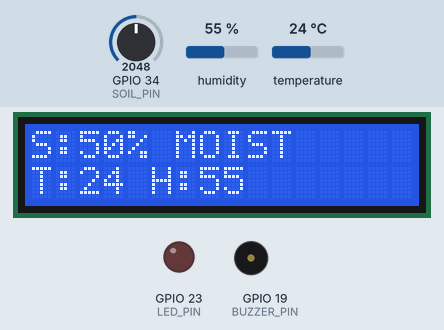
Recording of a sketch running on a simulated ESP32. Parts: 16×2 character LCD, output pins drawn as LEDs (lit = HIGH), buzzer (waves = sounding, pin HIGH). The inputs (shaded band) are chosen by the test bench; at power-on: GPIO 34 (SOIL_PIN) = 2048, humidity 55 %, temperature 24 °C. What the sketch prints to the serial monitor is not drawn.

Above: at 1.2 s.
1.3 s: GPIO 34 (SOIL_PIN) set to 1287
At 3.3 s:
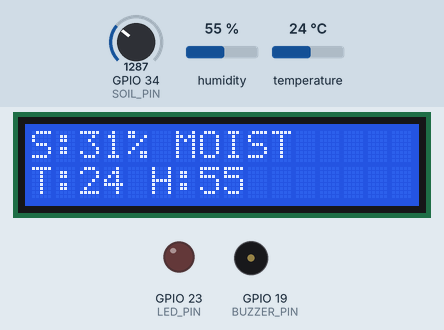
3.6 s: GPIO 34 (SOIL_PIN) set to 1202
At 5.3 s:
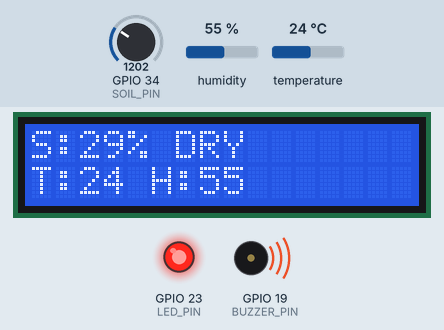
5.6 s: GPIO 34 (SOIL_PIN) set to 3603
At 7.4 s:
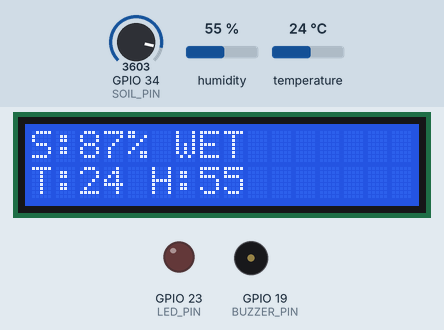
7.7 s: humidity set to 22 %
At 9.4 s:
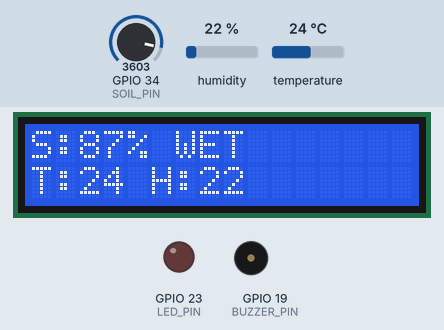
9.7 s: temperature set to 12 °C
At 11.5 s:
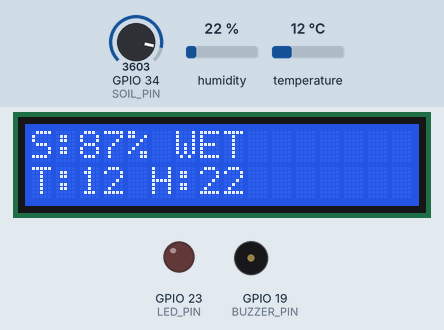
11.8 s: humidity set to 40 %
At 13.8 s:
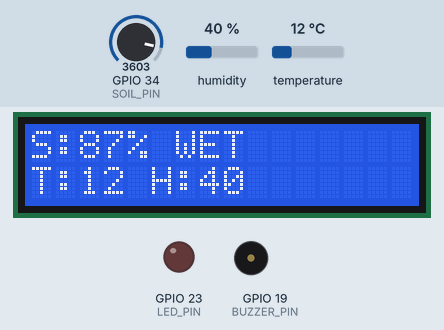
Timing chart, 0 to 14.8 s (numbered marks = the images above; inputs shaded):
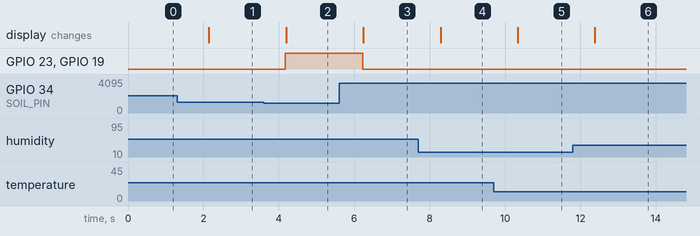

Measured:
- the behaviour switches between 1229 and 1228 on GPIO 34 (SOIL_PIN) (found by bisection; images 1 and 2)
- after the input at 1.3 s, the display: changes after 0.84 s (image 1)
- after the input at 3.6 s, GPIO 23 (LED_PIN), GPIO 19 (BUZZER_PIN): LOW → HIGH after 0.57 s; the display: changes after 0.59 s (image 2)
- after the input at 5.6 s, GPIO 23 (LED_PIN), GPIO 19 (BUZZER_PIN): HIGH → LOW after 0.62 s; the display: changes after 0.64 s (image 3)
- after the input at 7.7 s, the display: changes after 0.59 s (image 4)
- after the input at 9.7 s, the display: changes after 0.64 s (image 5)
- after the input at 11.8 s, the display: changes after 0.59 s (image 6)

The sketch:

sketch.ino
```cpp
#include <Wire.h>
#include <LiquidCrystal_I2C.h>
#include <DHT.h>

#define DHTPIN 4
#define DHTTYPE DHT22

#define SOIL_PIN 34
#define LED_PIN 23
#define BUZZER_PIN 19

LiquidCrystal_I2C lcd(0x27, 16, 2);
DHT dht(DHTPIN, DHTTYPE);

void setup() {

  Serial.begin(115200);

  pinMode(LED_PIN, OUTPUT);
  pinMode(BUZZER_PIN, OUTPUT);

  lcd.init();
  lcd.backlight();

  dht.begin();
}

void loop() {

  // Read Sensors
  float temp = dht.readTemperature();
  float hum = dht.readHumidity();

  int soilValue = analogRead(SOIL_PIN);
  int soilPercent = map(soilValue, 0, 4095, 0, 100);

  String status;

  if (soilPercent < 30) {
    status = "DRY";
    digitalWrite(LED_PIN, HIGH);
    digitalWrite(BUZZER_PIN, HIGH);
  }
  else if (soilPercent < 70) {
    status = "MOIST";
    digitalWrite(LED_PIN, LOW);
    digitalWrite(BUZZER_PIN, LOW);
  }
  else {
    status = "WET";
    digitalWrite(LED_PIN, LOW);
    digitalWrite(BUZZER_PIN, LOW);
  }

  // Serial Monitor
  Serial.print("Temperature: ");
  Serial.print(temp);
  Serial.print(" C  ");

  Serial.print("Humidity: ");
  Serial.print(hum);
  Serial.print("%  ");

  Serial.print("Soil: ");
  Serial.print(soilPercent);
  Serial.print("%  ");

  Serial.println(status);

  // LCD Display
  lcd.clear();

  lcd.setCursor(0, 0);
  lcd.print("S:");
  lcd.print(soilPercent);
  lcd.print("% ");

  lcd.print(status);

  lcd.setCursor(0, 1);
  lcd.print("T:");
  lcd.print(temp, 0);
  lcd.print(" H:");
  lcd.print(hum, 0);

  delay(1000);
}
```
